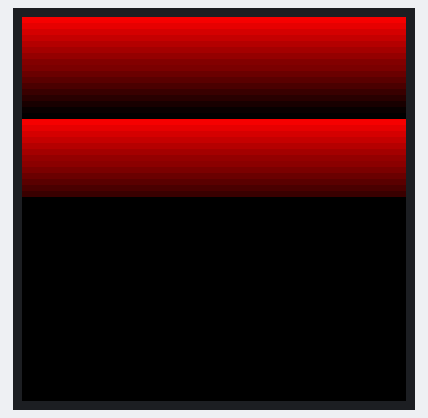
A program run on a simulated ESP32. Parts: 64×64 colour display. What the program prints to the serial monitor is not drawn.

Above: at 0.45 s.
At 2.3 s:
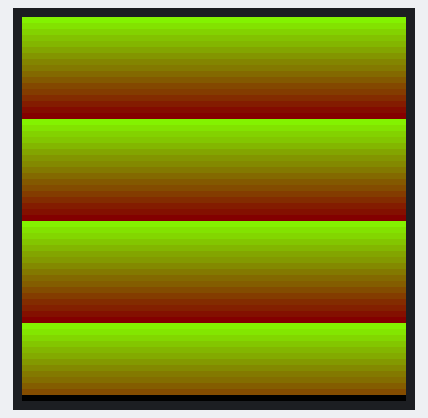
At 4.3 s:
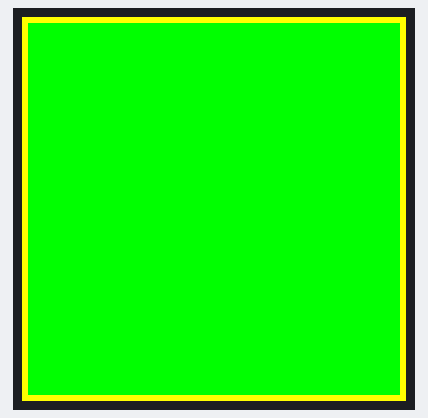
At 5.3 s:
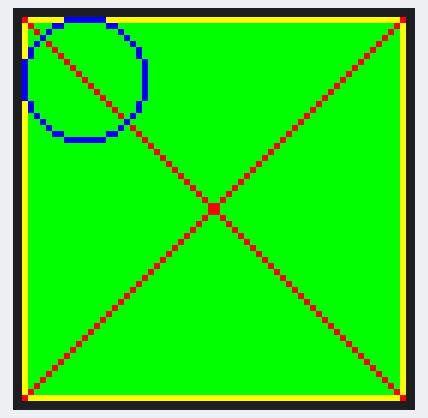
At 6.3 s:
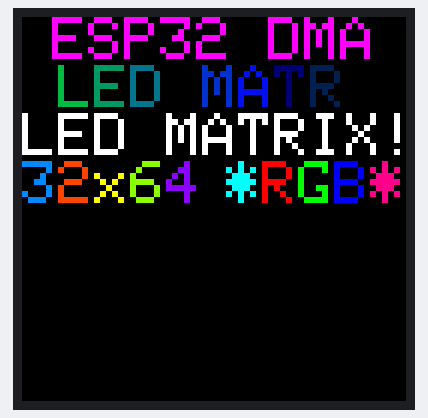
At 16.1 s:
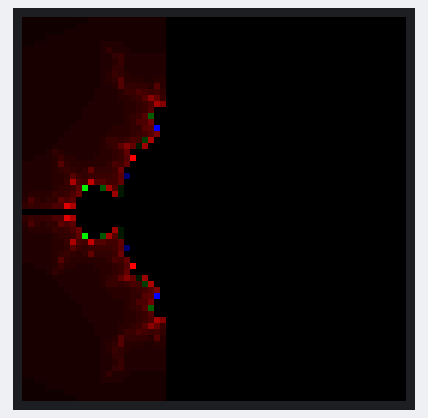

Measured:
- what the display in image 2 shows lasts 0.5 s, from 4.3 s to 4.8 s
- what the display in image 4 shows lasts 2.0 s, from 6.3 s to 8.3 s

The program:

main.cpp
```cpp
#include <Arduino.h>

#include <complex>
#include <math.h>
//#include <ESP32-RGB64x32MatrixPanel-I2S-DMA.h>
//RGB64x32MatrixPanel_I2S_DMA dma_display;
#define MATRIX_WIDTH 64
#define MATRIX_HEIGHT 64
#include <ESP32-HUB75-MatrixPanel-I2S-DMA.h>
MatrixPanel_I2S_DMA dma_display;

#define R1_PIN 2
#define G1_PIN 15
#define B1_PIN 4
#define R2_PIN 32
#define G2_PIN 27
#define B2_PIN 23

#define A_PIN 5
#define B_PIN 18
#define C_PIN 19
#define D_PIN 21
#define E_PIN 33 // Change to a valid pin if using a 64 pixel row panel.

#define LAT_PIN 26
#define OE_PIN 25

#define CLK_PIN 22

// Or use an Alternative non-DMA library, i.e:
//#include <P3RGB64x32MatrixPanel.h>
//P3RGB64x32MatrixPanel display;
const int max_iter = 256;
float SCALEX = 1, SCALEY = 1, MOVEX = 0.0, MOVEY = 0.0;

class rgb_24
{
public:
	uint8_t r;
	uint8_t g;
	uint8_t b;

	rgb_24() { r = g = b = 0; }
	rgb_24(uint8_t r, uint8_t g, uint8_t b) : r(r), g(g), b(b) {}
	~rgb_24() = default;
};

static rgb_24 ct[256];

struct tparam_t
{
	int tno;
	int xl, xh, yl, yh;
	char s[256];
	SemaphoreHandle_t sem, go;

	tparam_t(int t, int x1, int x2, int y1, int y2, SemaphoreHandle_t se)
	{
		tno = t;
		xl = x1;
		xh = x2;
		yl = y1;
		yh = y2;
		sem = se;
		sprintf(s, "t=%d, xl=%d,xh=%d,yl=%d,yh=%d", tno, xl, xh, yl, yh);
		go = xSemaphoreCreateBinary();
		xSemaphoreGive(go);
		xSemaphoreTake(go, portMAX_DELAY); // now initialized to block
	}
	char *toString() { return s; }
};

inline float abs2(std::complex<float> f)
{
	float r = f.real(), i = f.imag();
	return r * r + i * i;
}
static int mandel_calc_point(int x, int y, int width, int height)
{
	const std::complex<float> point((float)x / (width * SCALEX) - (1.5 + MOVEX), (float)y / (height * SCALEY) - (0.5 + MOVEY));
	// we divide by the image dimensions to get values smaller than 1
	// then apply a translation
	std::complex<float> z = point;
	unsigned int nb_iter = 1;
	while (abs2(z) < 4 && nb_iter <= max_iter)
	{
		z = z * z + point;
		nb_iter++;
	}
	if (nb_iter < max_iter)
		return (nb_iter);
	else
		return 0;
}

void mandel_helper(int xl, int xh, int yl, int yh)
{
	int x, y, d;

	for (x = xl; x <= xh; x++)
	{
		for (y = yl; y <= yh; y++)
		{
			d = mandel_calc_point(x, y, 64, 64);
			//dma_display.drawPixelRGB24(x, y, ct[d]);
			dma_display.drawPixelRGB888(x, y, ct[d].r, ct[d].g, ct[d].b);
			taskYIELD();
		}
	}
}

void mandel_wrapper(void *param)
{
	tparam_t *p = (tparam_t *)param;
	//Serial.print(pcTaskGetTaskName(NULL)); Serial.print(p->tno); Serial.println(" started.");
	//Serial.println(p->toString());
	for (;;)
	{
		mandel_helper(p->xl, p->xh, p->yl, p->yh);
		xSemaphoreGive(p->sem);
		xSemaphoreTake(p->go, portMAX_DELAY);
		delay(10);
	}
}

void mandel_main(const int thread_no)
{
	int t = 0, ready = 0;
	int threads = thread_no * thread_no;
	int msc = 64 / thread_no;
	TaskHandle_t th;
	tparam_t *tp[64];
	if (thread_no > 8)
	{
		Serial.println("too many threads... giving up.");
		return;
	}
	SemaphoreHandle_t s = xSemaphoreCreateCounting(thread_no, 0);
	vTaskPrioritySet(NULL, configMAX_PRIORITIES - 1);

	dma_display.flipDMABuffer();
	for (int tx = 0; tx < thread_no; tx++)
	{
		for (int ty = 0; ty < thread_no; ty++)
		{
			tp[t] = new tparam_t(t, tx * msc, tx * msc + msc - 1,
								 ty * msc, ty * msc + msc - 1,
								 s);
			xTaskCreatePinnedToCore(mandel_wrapper, "TMandel", 1000, tp[t], configMAX_PRIORITIES - 2, &th, t % 2);
			t++;
		}
	}
	Serial.print("MainThread waiting for mandelthreads...");
	for (ready = 0; ready < threads; ready++)
	{
		xSemaphoreTake(s, portMAX_DELAY);
	}
	Serial.println("all threads done.");
	dma_display.showDMABuffer();
	dma_display.flipDMABuffer();
}

// Input a value 0 to 24 to get a color value.
// The colours are a transition r - g - b - back to r.
uint16_t Wheel(byte WheelPos)
{
	if (WheelPos < 8)
	{
		return dma_display.color444(15 - WheelPos * 2, WheelPos * 2, 0);
	}
	else if (WheelPos < 16)
	{
		WheelPos -= 8;
		return dma_display.color444(0, 15 - WheelPos * 2, WheelPos * 2);
	}
	else
	{
		WheelPos -= 16;
		return dma_display.color444(0, WheelPos * 2, 7 - WheelPos * 2);
	}
}

void setup()
{
	Serial.begin(115200);

	Serial.println("*****************************************************");
	Serial.println(" HELLO !");
	Serial.println("*****************************************************");

	for (int i = 0; i < 80; i++)
	{
		ct[1 + i] = rgb_24(15 + i * 3, 0, 0);
		ct[81 + i] = rgb_24(0, 15 + i * 3, 0);
		ct[161 + i] = rgb_24(0, 0, 15 + i * 3);
	}

	dma_display.begin(R1_PIN, G1_PIN, B1_PIN, R2_PIN, G2_PIN, B2_PIN, A_PIN, B_PIN, C_PIN, D_PIN, E_PIN, LAT_PIN, OE_PIN, CLK_PIN);

	for (int y = 0; y < dma_display.height(); y++)
	{
		dma_display.drawFastHLine(0, y - 1, dma_display.width(), dma_display.color565(255 - (15 * y), 0, 0));
		delay(10);
	}

	delay(1000);

	for (int y = 0; y < dma_display.height(); y++)
	{
		dma_display.drawFastHLine(0, y - 1, dma_display.width(), dma_display.color565(128, 255 - (15 * y), 0));
		delay(10);
	}

	delay(1000);

	// draw a pixel in solid white
	dma_display.drawPixel(0, 0, dma_display.color444(15, 15, 15));
	delay(500);

	// fix the screen with green
	dma_display.fillRect(0, 0, dma_display.width(), dma_display.height(), dma_display.color444(0, 15, 0));
	delay(500);

	// draw a box in yellow
	dma_display.drawRect(0, 0, dma_display.width(), dma_display.height(), dma_display.color444(15, 15, 0));
	delay(500);

	// draw an 'X' in red
	dma_display.drawLine(0, 0, dma_display.width() - 1, dma_display.height() - 1, dma_display.color444(15, 0, 0));
	dma_display.drawLine(dma_display.width() - 1, 0, 0, dma_display.height() - 1, dma_display.color444(15, 0, 0));
	delay(500);

	// draw a blue circle
	dma_display.drawCircle(10, 10, 10, dma_display.color444(0, 0, 15));
	delay(500);

	// fill a violet circle
	dma_display.fillCircle(40, 21, 10, dma_display.color444(15, 0, 15));
	delay(500);

	// fill the screen with 'black'
	dma_display.fillScreen(dma_display.color444(0, 0, 0));

	// draw some text!
	dma_display.setTextSize(1);		// size 1 == 8 pixels high
	dma_display.setTextWrap(false); // Don't wrap at end of line - will do ourselves

	dma_display.setCursor(5, 0); // start at top left, with 8 pixel of spacing
	uint8_t w = 0;
	const char *str = "ESP32 DMA";
	for (w = 0; w < 9; w++)
	{
		dma_display.setTextColor(dma_display.color565(255, 0, 255));
		dma_display.print(str[w]);
	}

	dma_display.println();
	for (w = 9; w < 18; w++)
	{
		dma_display.setTextColor(Wheel(w));
		dma_display.print(str[w]);
	}
	dma_display.println();
	//dma_display.setTextColor(dma_display.Color333(4,4,4));
	//dma_display.println("Industries");
	dma_display.setTextColor(dma_display.color444(15, 15, 15));
	dma_display.println("LED MATRIX!");

	// print each letter with a rainbow color
	dma_display.setTextColor(dma_display.color444(0, 8, 15));
	dma_display.print('3');
	dma_display.setTextColor(dma_display.color444(15, 4, 0));
	dma_display.print('2');
	dma_display.setTextColor(dma_display.color444(15, 15, 0));
	dma_display.print('x');
	dma_display.setTextColor(dma_display.color444(8, 15, 0));
	dma_display.print('6');
	dma_display.setTextColor(dma_display.color444(8, 0, 15));
	dma_display.print('4');

	// Jump a half character
	dma_display.setCursor(34, 24);
	dma_display.setTextColor(dma_display.color444(0, 15, 15));
	dma_display.print("*");
	dma_display.setTextColor(dma_display.color444(15, 0, 0));
	dma_display.print('R');
	dma_display.setTextColor(dma_display.color444(0, 15, 0));
	dma_display.print('G');
	dma_display.setTextColor(dma_display.color444(0, 0, 15));
	dma_display.print("B");
	dma_display.setTextColor(dma_display.color444(15, 0, 8));
	dma_display.println("*");

	delay(2000);

	for (int i = 255; i > 0; i -= 2)
	{
		// fade out
		dma_display.fillScreen(dma_display.color565(0, 0, i));
		delay(10);
	}
	for (int i = 255; i > 0; i -= 2)
	{
		// fade out
		dma_display.fillScreen(dma_display.color565(0, i, 0));
		delay(10);
	}
	for (int i = 255; i > 0; i -= 2)
	{
		// fade out
		dma_display.fillScreen(dma_display.color565(i, 0, 0));
		delay(10);
	}

	for (int i = 15; i > 0; i--)
	{
		// draw a blue circle
		dma_display.drawCircle(10, 10, 10, dma_display.color565(i, 0, i * 17));
		delay(250);
	}
	mandel_main(8);
}

void loop()
{
	// do nothing
}
```
